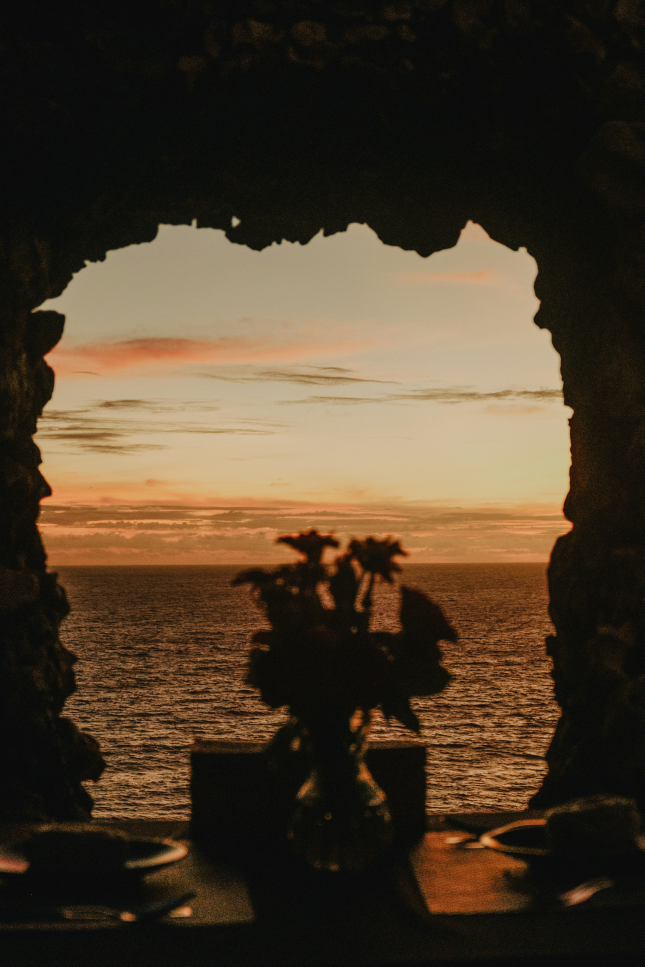
#> input picture input/sample.jpg, 3221 x 4832 px (shown at 1/5 size)
$ python -i features.py   (imports and definitions only)   (older library calls are emulated)
#> lines starting #> are read from the running program, lines starting #| are printed output that depends on the picture
import cv2
import numpy as np

def edge_density(gray):
    edges = cv2.Canny(gray, 100, 200)
    return edges.mean()

def color_variance(img):
    img_small = cv2.resize(img, (64, 64))
    pixels = img_small.reshape(-1, 3)
    return pixels.std(axis=0).mean()

def high_freq_energy(gray):
    lap = cv2.Laplacian(gray, cv2.CV_64F)
    return lap.var()

def extract_features(img):
    gray = cv2.cvtColor(img, cv2.COLOR_BGR2GRAY)

    return np.array([
        edge_density(gray),
        color_variance(img),
        high_freq_energy(gray),
    ], dtype=np.float32)

>>> import cv2
>>> picture = cv2.imread('../input/sample.jpg')
#> picture is the input picture: shape (4832, 3221, 3); mean B, G, R 41.9, 59.8, 74.9
>>> result = extract_features(picture)
#> in extract_features, `gray = cv2.cvtColor(img, cv2.COLOR_BGR2GRAY)`:
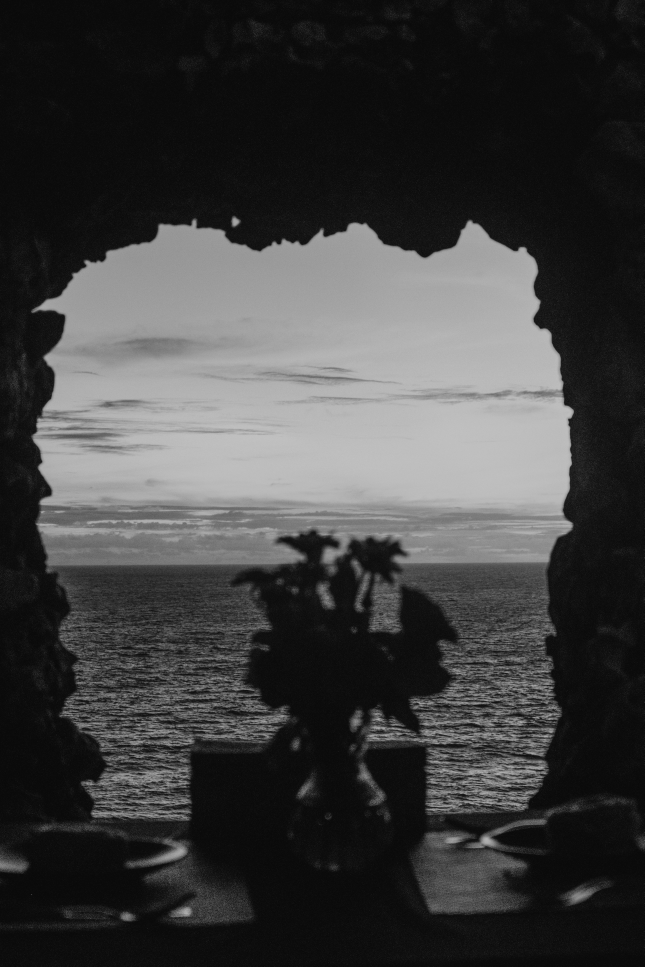
#> gray: shape (4832, 3221) (shown at 1/5 size); min 0, max 200, mean 62.2
#> in edge_density, `edges = cv2.Canny(gray, 100, 200)`:
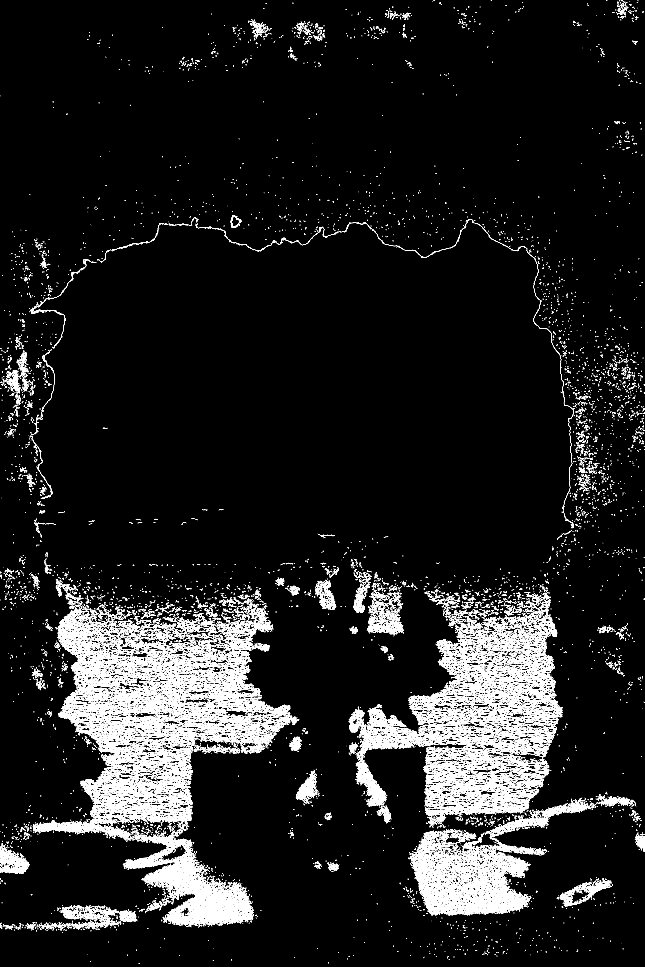
#> edges: shape (4832, 3221) (shown at 1/5 size); 4% white in thin lines or dots
#> in color_variance, `img_small = cv2.resize(img, (64, 64))`:
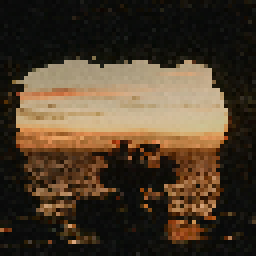
#> img_small: shape (64, 64, 3) (shown 4 times larger); mean B, G, R 41.7, 59.6, 74.7
#> in high_freq_energy, `lap = cv2.Laplacian(gray, cv2.CV_64F)`:
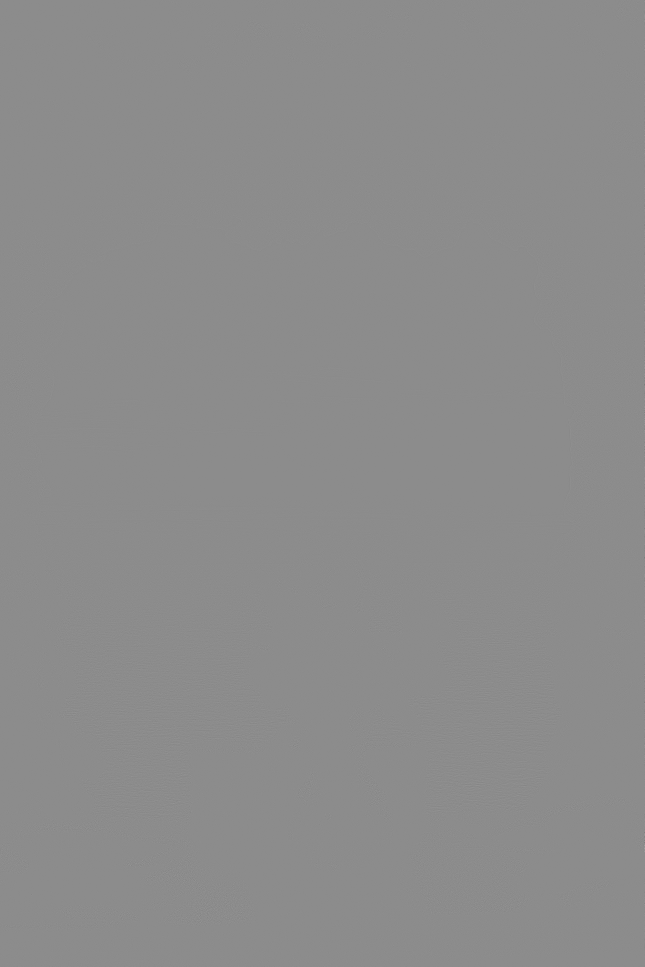
#> lap: shape (4832, 3221) float64 (shown at 1/5 size); min -496, max 405, mean 0; drawn with min black and max white
#> result = [10.25, 63.77, 721.1]
